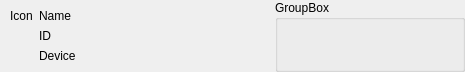
<?xml version="1.0" encoding="UTF-8"?>
<ui version="4.0">
 <class>C_SyvDcExistingNodeWidget</class>
 <widget class="QWidget" name="C_SyvDcExistingNodeWidget">
  <property name="geometry">
   <rect>
    <x>0</x>
    <y>0</y>
    <width>465</width>
    <height>72</height>
   </rect>
  </property>
  <property name="windowTitle">
   <string>Form</string>
  </property>
  <layout class="QHBoxLayout" name="horizontalLayout" stretch="2,1">
   <property name="leftMargin">
    <number>0</number>
   </property>
   <property name="topMargin">
    <number>0</number>
   </property>
   <property name="rightMargin">
    <number>0</number>
   </property>
   <property name="bottomMargin">
    <number>0</number>
   </property>
   <item>
    <layout class="QGridLayout" name="gridLayout" columnstretch="0,1">
     <property name="leftMargin">
      <number>10</number>
     </property>
     <property name="topMargin">
      <number>9</number>
     </property>
     <property name="bottomMargin">
      <number>9</number>
     </property>
     <item row="0" column="0">
      <widget class="QLabel" name="pc_LabelIcon">
       <property name="text">
        <string>Icon</string>
       </property>
      </widget>
     </item>
     <item row="1" column="1">
      <widget class="stw_opensyde_gui_elements::C_OgeLabGroupSubItem" name="pc_LabelNodeId">
       <property name="text">
        <string>ID</string>
       </property>
      </widget>
     </item>
     <item row="0" column="1">
      <widget class="stw_opensyde_gui_elements::C_OgeLabPropertiesSubHeading" name="pc_LabelName">
       <property name="text">
        <string>Name</string>
       </property>
      </widget>
     </item>
     <item row="2" column="1">
      <widget class="stw_opensyde_gui_elements::C_OgeLabGroupSubItem" name="pc_LabelDeviceType">
       <property name="text">
        <string>Device</string>
       </property>
      </widget>
     </item>
    </layout>
   </item>
   <item>
    <widget class="stw_opensyde_gui_elements::C_OgeGbxTransparent" name="pc_GroupBoxSerialNumber">
     <property name="minimumSize">
      <size>
       <width>190</width>
       <height>0</height>
      </size>
     </property>
     <property name="title">
      <string>GroupBox</string>
     </property>
     <layout class="QVBoxLayout" name="verticalLayout_2">
      <property name="leftMargin">
       <number>0</number>
      </property>
      <property name="topMargin">
       <number>1</number>
      </property>
      <property name="rightMargin">
       <number>1</number>
      </property>
      <property name="bottomMargin">
       <number>0</number>
      </property>
      <item>
       <widget class="stw_opensyde_gui::C_SyvDcExistingNodeDropAreaWidget" name="pc_WidgetSerialNumber" native="true">
        <property name="minimumSize">
         <size>
          <width>0</width>
          <height>37</height>
         </size>
        </property>
       </widget>
      </item>
      <item>
       <spacer name="verticalSpacer">
        <property name="orientation">
         <enum>Qt::Vertical</enum>
        </property>
        <property name="sizeHint" stdset="0">
         <size>
          <width>20</width>
          <height>40</height>
         </size>
        </property>
       </spacer>
      </item>
     </layout>
    </widget>
   </item>
  </layout>
 </widget>
 <customwidgets>
  <customwidget>
   <class>stw_opensyde_gui_elements::C_OgeLabPropertiesSubHeading</class>
   <extends>QLabel</extends>
   <header>C_OgeLabPropertiesSubHeading.h</header>
  </customwidget>
  <customwidget>
   <class>stw_opensyde_gui_elements::C_OgeLabGroupSubItem</class>
   <extends>QLabel</extends>
   <header>C_OgeLabGroupSubItem.h</header>
  </customwidget>
  <customwidget>
   <class>stw_opensyde_gui_elements::C_OgeGbxTransparent</class>
   <extends>QGroupBox</extends>
   <header>C_OgeGbxTransparent.h</header>
   <container>1</container>
  </customwidget>
  <customwidget>
   <class>stw_opensyde_gui::C_SyvDcExistingNodeDropAreaWidget</class>
   <extends>QWidget</extends>
   <header>C_SyvDcExistingNodeDropAreaWidget.h</header>
   <container>1</container>
  </customwidget>
 </customwidgets>
 <resources/>
 <connections/>
</ui>
